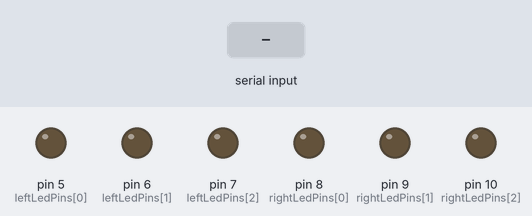
Simulated run of this sketch. Board: Arduino Uno, built with avr-gcc and run on an emulated ATmega328P. Shown: output pins drawn as LEDs (lit = HIGH). Dashed ring = blinking. Inputs (shaded band) come from the test bench.

Above: at 1.2 s.
1.3 s: "L" received over Serial
At 1.4 s:
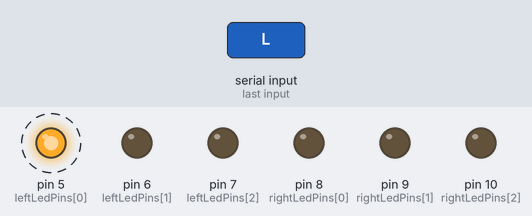
4.3 s: "R" received over Serial
At 4.4 s:
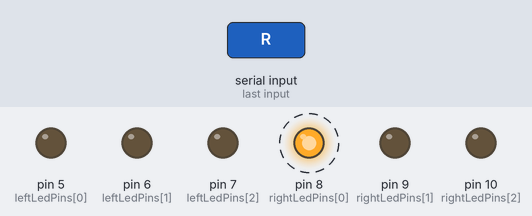
7.3 s: "C" received over Serial
At 8.4 s:
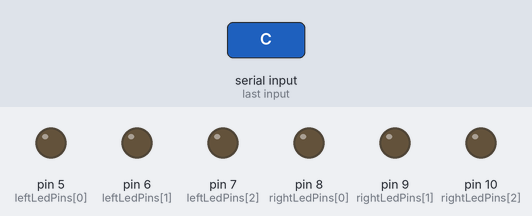
Timing chart, 0 to 10.3 s (numbered marks = the images above; inputs shaded):
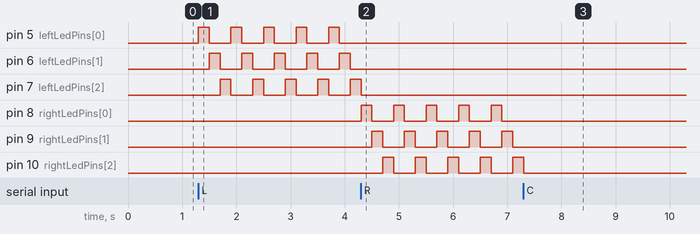

Measured:
- after the input at 1.3 s, pin 5 (leftLedPins[0]): alternates HIGH for 0.20 s and LOW for 0.40 s, starting at once; pin 6 (leftLedPins[1]): alternates HIGH for 0.20 s and LOW for 0.40 s, starting after 0.20 s; pin 7 (leftLedPins[2]): alternates HIGH for 0.20 s and LOW for 0.40 s, starting after 0.40 s
- after the input at 4.3 s, pin 5 (leftLedPins[0]), pin 6 (leftLedPins[1]): stops changing and stays LOW
- after the input at 7.3 s, pin 8 (rightLedPins[0]), pin 9 (rightLedPins[1]): stops changing and stays LOW; pin 10 (rightLedPins[2]): goes on until 7.3 s, then stays LOW

The sketch:

sequential_led_blink.ino
```cpp
int leftLedPins[] = {5, 6, 7}; // 왼쪽 LED가 연결된 핀 번호
int rightLedPins[] = {8, 9, 10}; // 오른쪽 LED가 연결된 핀 번호
int ledCount = sizeof(leftLedPins) / sizeof(int); // LED 개수

void setup() {
  Serial.begin(9600); // 시리얼 통신 시작
  for (int i = 0; i < ledCount; i++) {
    pinMode(leftLedPins[i], OUTPUT); // 왼쪽 LED 핀을 출력 모드로 설정
    pinMode(rightLedPins[i], OUTPUT); // 오른쪽 LED 핀을 출력 모드로 설정
  }
}

void loop() {
  if (Serial.available()) { // 시리얼 포트에 데이터가 있을 경우
    char ch = Serial.read(); // 문자 읽기

    if (ch == 'C') {
      return; // 'C'를 입력받으면 동작 중지
    } else if (ch == 'L') {
      while (!Serial.available()) { // 'C'를 입력받을 때까지 반복
        lightLed(leftLedPins, ledCount);
      }
    } else if (ch == 'R') {
      while (!Serial.available()) { // 'C'를 입력받을 때까지 반복
        lightLed(rightLedPins, ledCount);
      }
    }
  }
}

void lightLed(int ledPins[], int count) {
  for (int i = 0; i < count; i++) {
    digitalWrite(ledPins[i], HIGH); // LED 켜기
    delay(200); // 0.5초 대기
    digitalWrite(ledPins[i], LOW); // LED 끄기
  }
}
```
